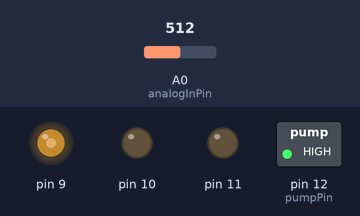
A program run on a simulated Arduino Uno, built with avr-gcc and run on an emulated ATmega328P. Shown: switched loads named in the program (green lamp = pin HIGH), output pins drawn as LEDs (lit = HIGH). The test bench sets the inputs (shaded band); at power-on: A0 (analogInPin) = 512.

Above: at 1.2 s.
1.3 s: A0 (analogInPin) set to 716
At 1.8 s:
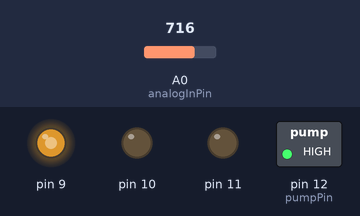
2.8 s: A0 (analogInPin) set to 900
At 4.0 s:
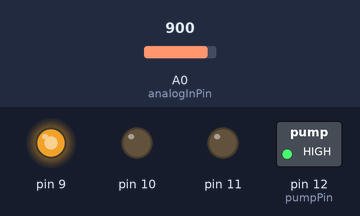
4.3 s: A0 (analogInPin) set to 122
At 5.3 s:
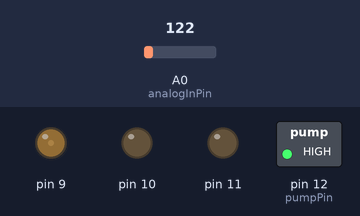
5.8 s: A0 (analogInPin) set to 0
At 15.9 s:
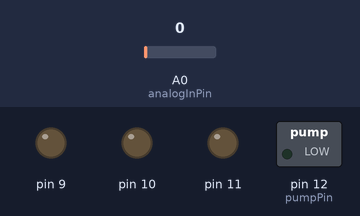
Timing chart, 0 to 16.5 s (numbered marks = the images above; inputs shaded):
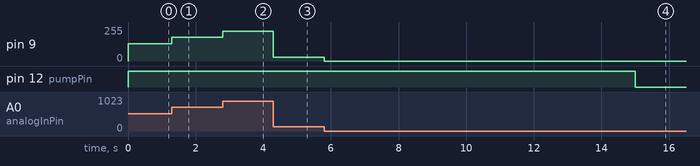

Measured:
- after the input at 1.3 s, pin 9: 128/255 → 178/255 at once
- after the input at 2.8 s, pin 9: 178/255 → 224/255 at once
- after the input at 4.3 s, pin 9: 224/255 → 30/255 at once
- after the input at 5.8 s, pin 9: 30/255 → 0/255 at once

The program:

main.cpp
```cpp
#include <Arduino.h>

const int analogInPin = A0;  // Analog input pin that the potentiometer is attached to
const int pumpPin = 12;

const long unsigned int onTime = 15000;
const long unsigned int offTime = 120000;

int sensorValue = 0;        // value read from the pot
int outputValue = 0;        // value output to the PWM (analog out)
bool pump = true;
long unsigned int timeLastUpdated= 0;

void setup() {
   // Configure Timer 1 for PWM @ 25 kHz.
    TCCR1A = 0;           // undo the configuration done by...
    TCCR1B = 0;           // ...the Arduino core library
    TCNT1  = 0;           // reset timer
    TCCR1A = _BV(COM1A1)  // non-inverted PWM on ch. A
           | _BV(COM1B1)  // same on ch; B
           | _BV(WGM11);  // mode 10: ph. correct PWM, TOP = ICR1
    TCCR1B = _BV(WGM13)   // ditto
           | _BV(CS10);   // prescaler = 1
    ICR1   = 320;         // TOP = 320

    // Set the PWM pins as output.
    pinMode( 9, OUTPUT);
    pinMode(10, OUTPUT);
    pinMode(11, OUTPUT);
    pinMode(12, OUTPUT);

    digitalWrite(12, HIGH);
    digitalWrite(pumpPin, HIGH);
}

// PWM output @ 25 kHz, only on pins 9 and 10.
// Output value should be between 0 and 320, inclusive.
void analogWrite25k(int pin, int value)
{
    switch (pin) {
        case 9:
            OCR1A = value;
            break;
        case 10:
            OCR1B = value;
            break;
        default:
            // no other pin will work
            break;
    }
}

void loop() {

  long unsigned int currentTime = millis();
  long unsigned int duration = currentTime - timeLastUpdated;
  if (pump) {
    if (duration > onTime) {
      pump = false;
      digitalWrite(pumpPin, LOW);
      timeLastUpdated = currentTime;
    }
  } else {
    if (duration > offTime) {
      pump = true;
      digitalWrite(pumpPin, HIGH);
      timeLastUpdated = currentTime;
    }
  }

    // read the analog in value:
    sensorValue = analogRead(analogInPin);

    // map it to the range of the analog out:
    outputValue = map(sensorValue, 0, 1023, 0, 320);

    analogWrite25k(9, outputValue);
}
```
